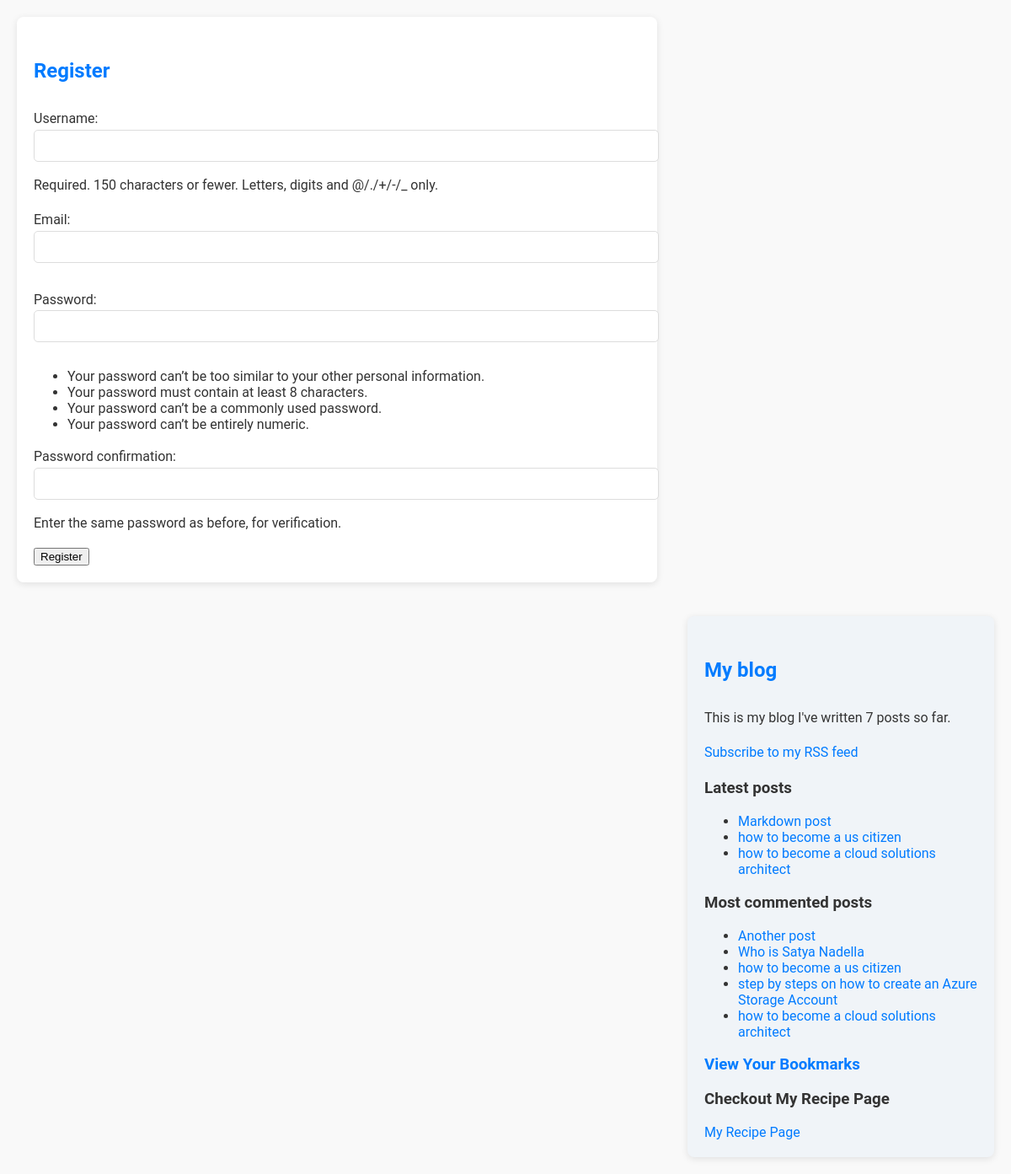
Page /accounts/register/ on the committed database.
### blog/models.py (models this page shows, shortened)
class Post(models.Model):
    class Status(models.TextChoices):
        DRAFT = "DF", "Draft"
        PUBLISHED = "PB", "Published"
    title = models.CharField(max_length=250)
    slug = models.SlugField(max_length=250, unique_for_date="publish")
    author = models.ForeignKey(
        settings.AUTH_USER_MODEL, on_delete=models.CASCADE, related_name="blog_posts"
    )
    body = models.TextField()
    publish = models.DateTimeField(default=timezone.now)
    photo = models.ImageField(upload_to="blogs/%Y/%m/%d/", blank=True)
    created = models.DateTimeField(auto_now_add=True)
    updated = models.DateTimeField(auto_now=True)
    status = models.CharField(max_length=2, choices=Status, default=Status.DRAFT)
    objects = models.Manager()  # The default manager.
    published = PublishedManager()  # Our custom manager.
    tags = TaggableManager()
    class Meta:
        ordering = ["-publish"]
        indexes = [
            models.Index(fields=["-publish"]),
        ]
    def get_absolute_url(self):
        return reverse(
            "blog:post_detail",
            args=[
                self.publish.year,
                self.publish.month,
                self.publish.day,
                self.slug,
            ],
        )

### blog/views.py (the view)
# urls.py: path("accounts/register/", views.register, name="register"),
def register(request):
    if request.method == "POST":
        form = UserRegistrationForm(request.POST)
        if form.is_valid():
            user = form.save()
            login(request, user)
            return redirect("/")
    else:
        form = UserRegistrationForm()
    return render(request, "registration/register.html", {"form": form})

### blog/forms.py
class UserRegistrationForm(UserCreationForm):
    email = forms.EmailField(required=True)
    class Meta:
        model = User
        fields = ("username", "email", "password1", "password2")

### blog/models.py (called while the page is built)
    def get_queryset(self):
        return super().get_queryset().filter(status=Post.Status.PUBLISHED)

### blog/templatetags/blog_tags.py (called while the page is built)
@register.simple_tag
def total_posts():
 return Post.published.count()

@register.inclusion_tag('blog/post/latest_posts.html')
def show_latest_posts(count=5):
    latest_posts = Post.published.order_by('-publish')[:count]
    return {'latest_posts': latest_posts}

@register.simple_tag
def get_most_commented_posts(count=5):
    return Post.published.annotate(
        total_comments=Count('comments')
    ).order_by('-total_comments')[:count]

### blog/templates/registration/register.html (shortened to what this page needs)
{% extends "blog/base.html" %}
{% block content %}
<h2>Register</h2>
<form method="post">
    {{ form.as_p }}
    <button type="submit">Register</button>
</form>
{% endblock %}

### blog/templates/blog/base.html (shortened to what this page needs)
{% load blog_tags %}
{% load static %}
<!DOCTYPE html>
<html>
<head>
    <link href="{% static 'css/blog2.css' %}" rel="stylesheet">
</head>
<body>
    <div id="content">
        {% block content %}
        {% endblock %}
    </div>
    <div id="sidebar">
        <h2>My blog</h2>
        <p>
            This is my blog
            I've written {% total_posts %} posts so far.
        </p>
        <p>
            <a href="{% url 'blog:post_feed' %}">
                Subscribe to my RSS feed
            </a>
        </p>
        <h3>Latest posts</h3>
        {% show_latest_posts 3 %}
        <h3>Most commented posts</h3>
        {% get_most_commented_posts as most_commented_posts %}
        <ul>
            {% for post in most_commented_posts %}
            <li>
                <a href="{{ post.get_absolute_url }}">{{ post.title }}</a>
            </li>
            {% endfor %}
        </ul>
        <h3><a href="{% url 'blog:view_bookmarks' %}">View Your Bookmarks</a></h3>
        <h3>Checkout My Recipe Page</h3>
        <a href="{% url 'blog:recipe_list' %}"> My Recipe Page</a>
    </div>
</body>
</html>

### blog/templates/blog/post/latest_posts.html
<ul>
    {% for post in latest_posts %}
      <li>
        <a href="{{ post.get_absolute_url }}">{{ post.title }}</a>
      </li>
    {% endfor %}
  </ul>

### blog/static/css/blog2.css (style rules this page uses)
body { margin: 0; padding: 0; font-family: 'Roboto', sans-serif; background-color: #f9f9f9; color: #333; }
a { color: #007BFF; text-decoration: none; }
h2 { font-weight: 600; margin: 30px 0; color: #007BFF; }
#content { float: left; width: 60%; padding: 20px; background-color: #fff; box-shadow: 0 2px 8px rgba(0, 0, 0, 0.1); border-radius: 8px; margin: 20px; }
#sidebar { float: right; width: 27%; padding: 20px; background-color: #f0f4f8; border-radius: 8px; box-shadow: 0 2px 8px rgba(0, 0, 0, 0.1); margin: 20px; }
p { line-height: 1.6; }
label { color: #333; margin-bottom: 5px; }
input, textarea { width: 100%; padding: 10px; border: 1px solid #ddd; border-radius: 5px; margin-bottom: 15px; font-size: 14px; }

### rows in the picture
Post: title "Markdown post"
Post: title "how to become a us citizen"
Post: title "how to become a cloud solutions architect"
Post: title "Another post"
Post: title "Who is Satya Nadella"
Post: title "step by steps on how to create an Azure Storage Account"
